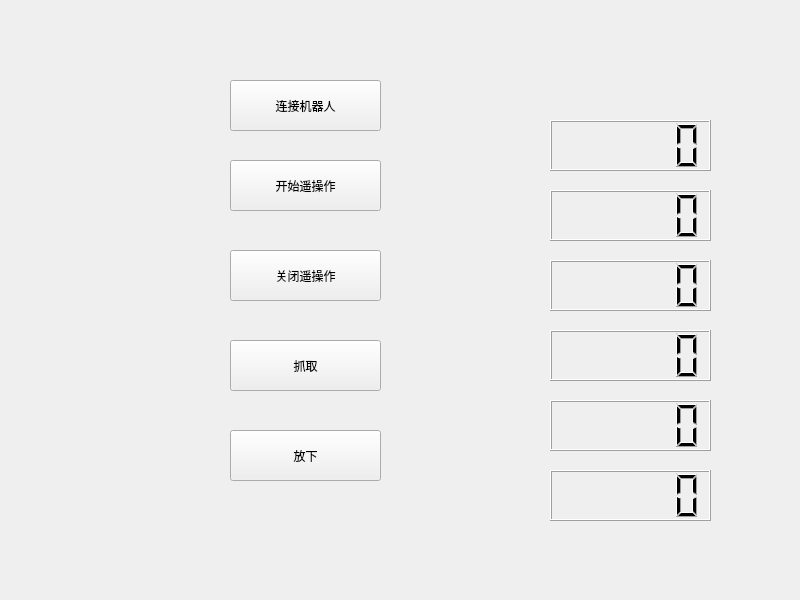
<?xml version="1.0" encoding="UTF-8"?>
<ui version="4.0">
 <class>Widget</class>
 <widget class="QWidget" name="Widget">
  <property name="geometry">
   <rect>
    <x>0</x>
    <y>0</y>
    <width>800</width>
    <height>600</height>
   </rect>
  </property>
  <property name="windowTitle">
   <string>Widget</string>
  </property>
  <widget class="QPushButton" name="pushButton">
   <property name="geometry">
    <rect>
     <x>230</x>
     <y>80</y>
     <width>151</width>
     <height>51</height>
    </rect>
   </property>
   <property name="text">
    <string>连接机器人</string>
   </property>
  </widget>
  <widget class="QLCDNumber" name="lcdNumber">
   <property name="geometry">
    <rect>
     <x>550</x>
     <y>120</y>
     <width>161</width>
     <height>51</height>
    </rect>
   </property>
   <property name="smallDecimalPoint">
    <bool>true</bool>
   </property>
   <property name="intValue" stdset="0">
    <number>0</number>
   </property>
  </widget>
  <widget class="QLCDNumber" name="lcdNumber_2">
   <property name="geometry">
    <rect>
     <x>550</x>
     <y>190</y>
     <width>161</width>
     <height>51</height>
    </rect>
   </property>
   <property name="smallDecimalPoint">
    <bool>true</bool>
   </property>
   <property name="intValue" stdset="0">
    <number>0</number>
   </property>
  </widget>
  <widget class="QLCDNumber" name="lcdNumber_3">
   <property name="geometry">
    <rect>
     <x>550</x>
     <y>260</y>
     <width>161</width>
     <height>51</height>
    </rect>
   </property>
   <property name="smallDecimalPoint">
    <bool>true</bool>
   </property>
   <property name="intValue" stdset="0">
    <number>0</number>
   </property>
  </widget>
  <widget class="QLCDNumber" name="lcdNumber_4">
   <property name="geometry">
    <rect>
     <x>550</x>
     <y>330</y>
     <width>161</width>
     <height>51</height>
    </rect>
   </property>
   <property name="smallDecimalPoint">
    <bool>true</bool>
   </property>
   <property name="intValue" stdset="0">
    <number>0</number>
   </property>
  </widget>
  <widget class="QLCDNumber" name="lcdNumber_5">
   <property name="geometry">
    <rect>
     <x>550</x>
     <y>400</y>
     <width>161</width>
     <height>51</height>
    </rect>
   </property>
   <property name="smallDecimalPoint">
    <bool>true</bool>
   </property>
   <property name="intValue" stdset="0">
    <number>0</number>
   </property>
  </widget>
  <widget class="QLCDNumber" name="lcdNumber_6">
   <property name="geometry">
    <rect>
     <x>550</x>
     <y>470</y>
     <width>161</width>
     <height>51</height>
    </rect>
   </property>
   <property name="smallDecimalPoint">
    <bool>true</bool>
   </property>
   <property name="intValue" stdset="0">
    <number>0</number>
   </property>
  </widget>
  <widget class="QPushButton" name="pushButton_2">
   <property name="geometry">
    <rect>
     <x>230</x>
     <y>160</y>
     <width>151</width>
     <height>51</height>
    </rect>
   </property>
   <property name="text">
    <string>开始遥操作</string>
   </property>
  </widget>
  <widget class="QPushButton" name="pushButton_3">
   <property name="geometry">
    <rect>
     <x>230</x>
     <y>250</y>
     <width>151</width>
     <height>51</height>
    </rect>
   </property>
   <property name="text">
    <string>关闭遥操作</string>
   </property>
  </widget>
  <widget class="QPushButton" name="pushButton_4">
   <property name="geometry">
    <rect>
     <x>230</x>
     <y>340</y>
     <width>151</width>
     <height>51</height>
    </rect>
   </property>
   <property name="text">
    <string>抓取</string>
   </property>
  </widget>
  <widget class="QPushButton" name="pushButton_5">
   <property name="geometry">
    <rect>
     <x>230</x>
     <y>430</y>
     <width>151</width>
     <height>51</height>
    </rect>
   </property>
   <property name="text">
    <string>放下</string>
   </property>
  </widget>
 </widget>
 <resources/>
 <connections/>
</ui>
